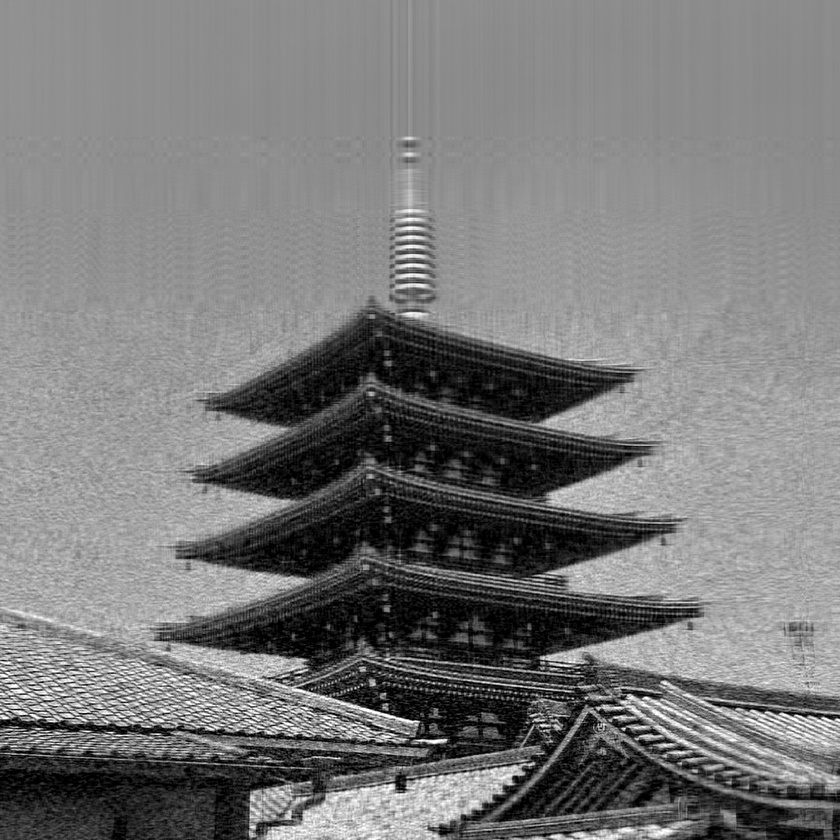
#> input picture python/tokyo_podatki/tokyo_rank60.jpg, 840 x 840 px, shrunk from 1000 x 1000 before the run
$ python izracun_psnr.py
#> lines starting #> are read from the running program, lines starting #| are printed output that depends on the picture
import numpy as np
from PIL import Image

def normalize_image_to_01(image_array):
    """
    Normalizira slikovno matriko v obseg 0-1.
    Ta funkcija predvideva, da je vhodna slika v obsegu 0-255.
    """
    if image_array.max() > 1.0:
        # Če je slika v obsegu 0-255, jo skaliraj na 0-1
        return image_array / 255.0
    return image_array

def flip_image_values(image_array):
    """
    Obrne vrednosti pikslov slikovne matrike.
    """
    return 1.0 - image_array

def save_matrix_to_file(matrix, file_path):
    """
    Shrani numpy matriko v besedilno datoteko.
    """
    np.savetxt(file_path, matrix, fmt='%.6f')

def compute_psnr(image1_path, image2_path, flip_image1=False, save_matrices=False):
    # Naloži slike
#> called with image1_path = 'tokyo_podatki/tokyo_rank60.jpg', flip_image1 = True, save_matrices = True
    img1 = Image.open(image1_path).convert('L')
#> img1 is the input picture: PIL image 840x840 L; min 0, max 255, mean 120.7
    img2 = Image.open(image2_path).convert('L')
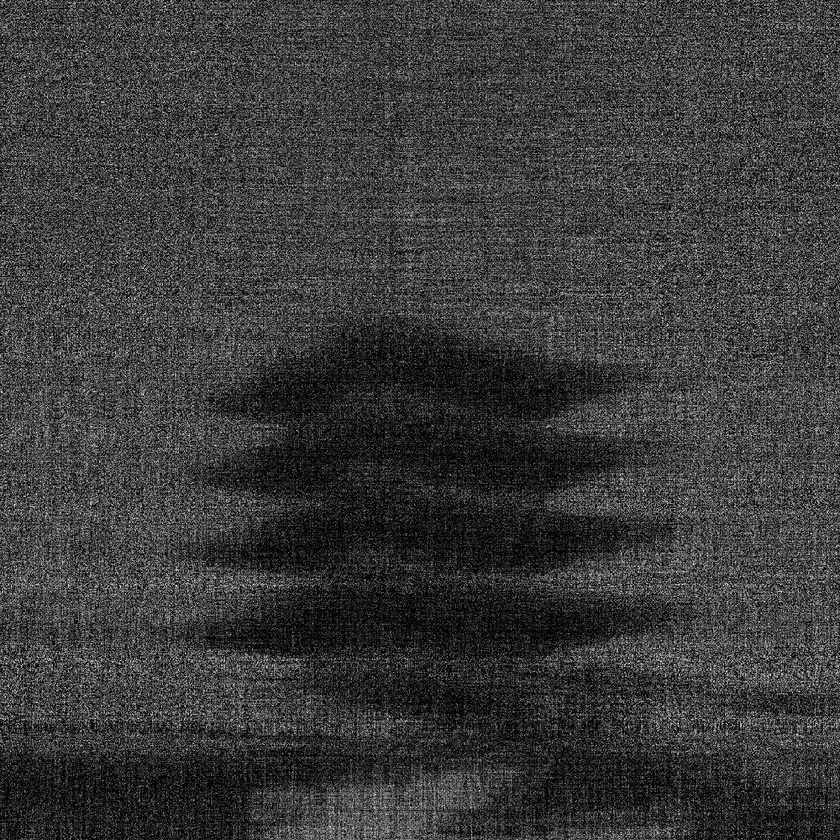
#> input picture python/podatki/tokyo_ortogonalna_preslikava/reconstructed_image_gray_noise55.jpg, 840 x 840 px, shrunk from 1000 x 1000 before the run, found by its file name
#> img2 is the input picture: PIL image 840x840 L; min 0, max 255, mean 58.9

    # Pretvori slike v numpy matrike
    img1_array = np.array(img1, dtype=np.float64)
    img2_array = np.array(img2, dtype=np.float64)

    # Normaliziraj slike na obseg 0-1
    img1_array = normalize_image_to_01(img1_array)
    img2_array = normalize_image_to_01(img2_array)

    # Po želji obrni vrednosti pikslov ene slike
    if flip_image1:
        img1_array = flip_image_values(img1_array)
#> in flip_image_values, `return 1.0 - image_array`:
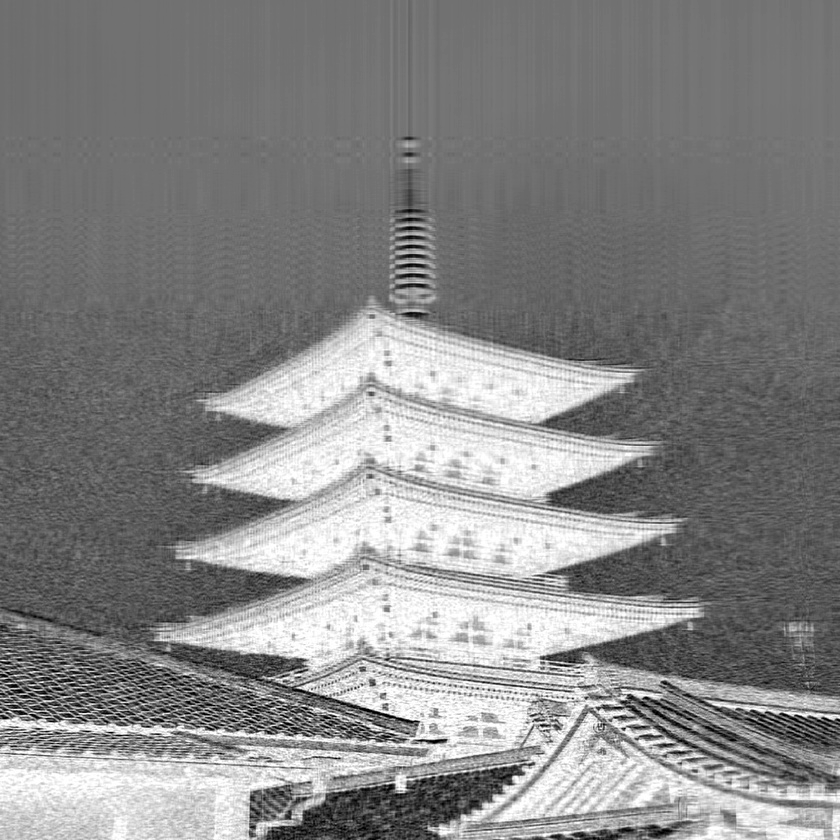
#> returned value: shape (840, 840) float64; min 0, max 1, mean 0.527

    # Po želji shrani matrike v datoteke
    if save_matrices:
        save_matrix_to_file(img1_array, 'image1_matrix.txt')
        save_matrix_to_file(img2_array, 'image2_matrix.txt')

    # Preveri, ali imata slike enake dimenzije
    if img1_array.shape != img2_array.shape:
        raise ValueError("Vhodni sliki morata imeti enake dimenzije.")

    # Izračunaj Povprečno Kvadratno Napako (MSE)
    mse = np.mean((img1_array - img2_array) ** 2)
#> mse = 0.184

    if mse == 0:
        return float('inf')  # Če je MSE enak 0, je PSNR neskončen

    # Izračunaj maksimalno vrednost piksla (1.0 za normalizirane slike)
    max_pixel = 1.0

    # Izračunaj PSNR
    psnr = 20 * np.log10(max_pixel / np.sqrt(mse))
#> psnr = 7.35

    return psnr

if __name__ == "__main__":
    # Primer uporabe
    image1_path = 'tokyo_podatki/tokyo_rank60.jpg'
    image2_path = 'tokyo_podatki/reconstructed_image_gray_noise55.jpg'

    psnr_value = compute_psnr(image1_path, image2_path, flip_image1=True, save_matrices=True)
#> psnr_value = 7.35
    print(f"PSNR: {psnr_value:.2f} dB")
#| PSNR: 7.35 dB
